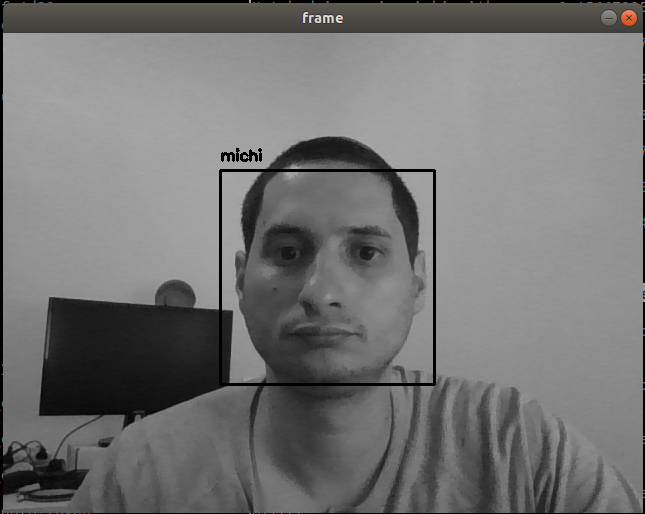
#> input picture pic.PNG, 645 x 514 px
$ python -i feret_utils.py   (imports and definitions only)
#> lines starting #> are read from the running program, lines starting #| are printed output that depends on the picture
'''
    Author:
        Michaelfi

    Date:
        10.7.18

    Description:
        Utils used to get and process data from FERET databse and images

    Python Version:
        3.5
'''

import pickle
import cv2 as cv
import numpy as np
from random import shuffle

# [11 lines left out: function get_feret_files_and_tags_dict, not called in this run]

def run_face_detection(image_file, min_size=100):
    '''
    This function will run the face detection algorith, used by opencv2 to get all faces in the image

    param image_file:
        The path to the file which will be used for detection and cropping
    param min_size:
        The minimum size of pixels (min_size * min_size) which we allow to "recognize" as a face

    returns a numpy array with the size (N, 4) where for wach face in the N faces detected we get x, y, w, h
    will return an empty list of no faces were detected
    '''
#> called with image_file = 'pic.PNG', min_size = 20
    face_cascade = cv.CascadeClassifier('/home/shared/anaconda3/pkgs/opencv-3.3.1-py36h0a11808_0/share/OpenCV/haarcascades/haarcascade_frontalface_default.xml')
    img = cv.imread(image_file)
#> img is the input picture: shape (514, 645, 3); mean B, G, R 116.1, 116.5, 116.7

    faces = face_cascade.detectMultiScale(
        img,
        scaleFactor=1.09,
        minNeighbors=3,
        minSize=(min_size, min_size)
    )
#> faces = [[220, 169, 215, 215]]
    return faces

# [180 lines left out: functions get_keys_by_value, create_dataset, create_dataset_gs, extract_faces, not called in this run]

def extract_faces_gs(pic_file):
    '''
    This function will extract faces from a given picture file if faces were recognized in the file and return them as a np array.

    param pic_file:
        Name of file to be used (should be in directory dl_ph)

    returns None if no face were detected or numpy array size of (N, 96, 96) where N is the amount of faces recognized
    '''
    output_array = np.zeros((1, 96, 96, 1), dtype=np.float32)
    faces = run_face_detection('%s' % (pic_file), min_size = 20)
#> faces = [[220, 169, 215, 215]]
    img = cv.imread('%s' % (pic_file))

    for x, y, w, h in faces:
        crop_img = img[y:y+h, x:x+w]
        crop_img = cv.cvtColor(crop_img, cv.COLOR_BGR2GRAY)
        crop_img = cv.resize(crop_img, dsize=(96, 96), interpolation=cv.INTER_NEAREST)
        crop_img = np.expand_dims(crop_img, axis=0)
        crop_img = np.expand_dims(crop_img, axis=3)
        output_array = np.append(output_array, crop_img, axis=0)
#> this loop made 1 pass
#> pass 1, in extract_faces_gs, `crop_img = img[y:y+h, x:x+w]`:
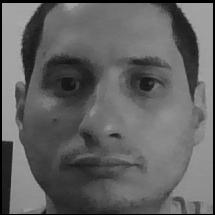
#> crop_img: shape (215, 215, 3); min 0, max 173, mean 97.8
#> pass 1, in extract_faces_gs, `crop_img = cv.resize(crop_img, dsize=(96, 96), interpolation=cv.INTER_..`:
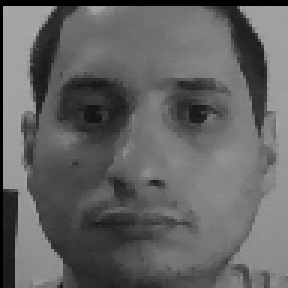
#> crop_img: shape (96, 96) (shown 3 times larger); min 0, max 173, mean 98.7

    return None if len(faces) == 0 else output_array[1:,:,:,:]


>>> result = extract_faces_gs('pic.PNG')
